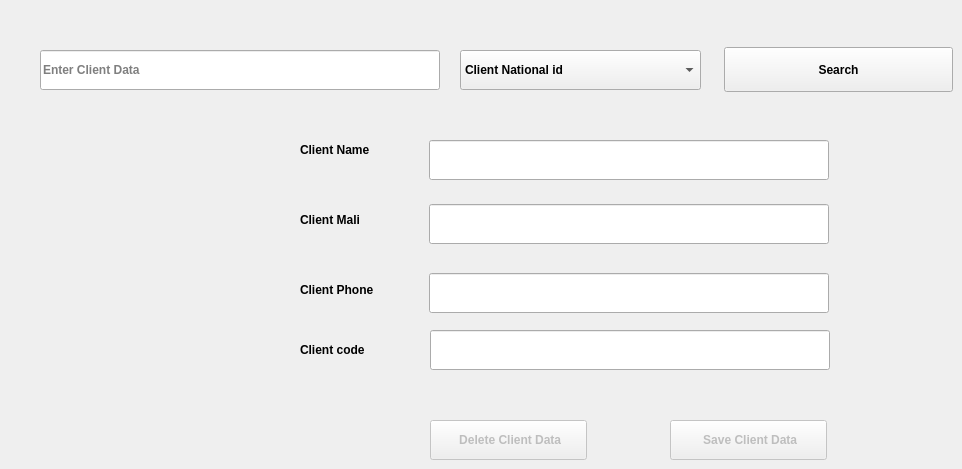
      <widget class="QWidget" name="tab_13">
       <attribute name="title">
        <string>   Edit or Delete Client   </string>
       </attribute>
       <widget class="QPushButton" name="pushButton_16">
        <property name="enabled">
         <bool>false</bool>
        </property>
        <property name="geometry">
         <rect>
          <x>670</x>
          <y>420</y>
          <width>157</width>
          <height>40</height>
         </rect>
        </property>
        <property name="font">
         <font>
          <pointsize>9</pointsize>
          <weight>75</weight>
          <bold>true</bold>
         </font>
        </property>
        <property name="text">
         <string> Save Client Data</string>
        </property>
       </widget>
       <widget class="QPushButton" name="pushButton_17">
        <property name="geometry">
         <rect>
          <x>724</x>
          <y>47</y>
          <width>229</width>
          <height>45</height>
         </rect>
        </property>
        <property name="font">
         <font>
          <pointsize>9</pointsize>
          <weight>75</weight>
          <bold>true</bold>
         </font>
        </property>
        <property name="text">
         <string>Search</string>
        </property>
        <property name="icon">
         <iconset>
          <normaloff>icon/Hopstarter-Soft-Scraps-Zoom.ico</normaloff>icon/Hopstarter-Soft-Scraps-Zoom.ico</iconset>
        </property>
        <property name="iconSize">
         <size>
          <width>25</width>
          <height>25</height>
         </size>
        </property>
       </widget>
       <widget class="QComboBox" name="comboBox_11">
        <property name="geometry">
         <rect>
          <x>460</x>
          <y>50</y>
          <width>241</width>
          <height>40</height>
         </rect>
        </property>
        <property name="font">
         <font>
          <pointsize>9</pointsize>
          <weight>75</weight>
          <bold>true</bold>
         </font>
        </property>
        <item>
         <property name="text">
          <string>Client National id</string>
         </property>
        </item>
        <item>
         <property name="text">
          <string>Client Name</string>
         </property>
        </item>
        <item>
         <property name="text">
          <string>Client Phone</string>
         </property>
        </item>
        <item>
         <property name="text">
          <string>Client Mail</string>
         </property>
        </item>
       </widget>
       <widget class="QPushButton" name="pushButton_18">
        <property name="enabled">
         <bool>false</bool>
        </property>
        <property name="geometry">
         <rect>
          <x>430</x>
          <y>420</y>
          <width>157</width>
          <height>40</height>
         </rect>
        </property>
        <property name="font">
         <font>
          <pointsize>9</pointsize>
          <weight>75</weight>
          <bold>true</bold>
         </font>
        </property>
        <property name="text">
         <string> Delete Client Data</string>
        </property>
       </widget>
       <widget class="QLineEdit" name="lineEdit_16">
        <property name="geometry">
         <rect>
          <x>40</x>
          <y>50</y>
          <width>400</width>
          <height>40</height>
         </rect>
        </property>
        <property name="font">
         <font>
          <pointsize>9</pointsize>
          <weight>75</weight>
          <bold>true</bold>
         </font>
        </property>
        <property name="placeholderText">
         <string>Enter Client Data</string>
        </property>
       </widget>
       <widget class="QLineEdit" name="lineEdit_17">
        <property name="geometry">
         <rect>
          <x>429</x>
          <y>140</y>
          <width>400</width>
          <height>40</height>
         </rect>
        </property>
        <property name="font">
         <font>
          <pointsize>9</pointsize>
          <weight>75</weight>
          <bold>true</bold>
         </font>
        </property>
       </widget>
       <widget class="QLineEdit" name="lineEdit_20">
        <property name="geometry">
         <rect>
          <x>429</x>
          <y>204</y>
          <width>400</width>
          <height>40</height>
         </rect>
        </property>
        <property name="font">
         <font>
          <pointsize>9</pointsize>
          <weight>75</weight>
          <bold>true</bold>
         </font>
        </property>
       </widget>
       <widget class="QLineEdit" name="lineEdit_21">
        <property name="geometry">
         <rect>
          <x>429</x>
          <y>273</y>
          <width>400</width>
          <height>40</height>
         </rect>
        </property>
        <property name="font">
         <font>
          <pointsize>9</pointsize>
          <weight>75</weight>
          <bold>true</bold>
         </font>
        </property>
       </widget>
       <widget class="QLabel" name="label_20">
        <property name="geometry">
         <rect>
          <x>300</x>
          <y>140</y>
          <width>112</width>
          <height>20</height>
         </rect>
        </property>
        <property name="font">
         <font>
          <pointsize>9</pointsize>
          <weight>75</weight>
          <bold>true</bold>
         </font>
        </property>
        <property name="text">
         <string>Client Name</string>
        </property>
       </widget>
       <widget class="QLabel" name="label_21">
        <property name="geometry">
         <rect>
          <x>300</x>
          <y>210</y>
          <width>112</width>
          <height>20</height>
         </rect>
        </property>
        <property name="font">
         <font>
          <pointsize>9</pointsize>
          <weight>75</weight>
          <bold>true</bold>
         </font>
        </property>
        <property name="text">
         <string>Client Mali</string>
        </property>
       </widget>
       <widget class="QLabel" name="label_22">
        <property name="geometry">
         <rect>
          <x>300</x>
          <y>280</y>
          <width>112</width>
          <height>20</height>
         </rect>
        </property>
        <property name="font">
         <font>
          <pointsize>9</pointsize>
          <weight>75</weight>
          <bold>true</bold>
         </font>
        </property>
        <property name="text">
         <string>Client Phone</string>
        </property>
       </widget>
       <widget class="QLineEdit" name="lineEdit_44">
        <property name="geometry">
         <rect>
          <x>430</x>
          <y>330</y>
          <width>400</width>
          <height>40</height>
         </rect>
        </property>
        <property name="font">
         <font>
          <pointsize>9</pointsize>
          <weight>75</weight>
          <bold>true</bold>
         </font>
        </property>
       </widget>
       <widget class="QLabel" name="label_23">
        <property name="geometry">
         <rect>
          <x>300</x>
          <y>340</y>
          <width>112</width>
          <height>20</height>
         </rect>
        </property>
        <property name="font">
         <font>
          <pointsize>9</pointsize>
          <weight>75</weight>
          <bold>true</bold>
         </font>
        </property>
        <property name="text">
         <string>Client code</string>
        </property>
       </widget>
      </widget>
